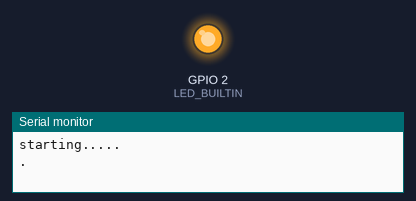
A program run on a simulated ESP32. Parts: output pins drawn as LEDs (lit = HIGH), the last lines printed to the serial monitor. WiFi joins after 1.5 s; servers stay silent unless stated.

Above: at 0.1 s.
At 0.6 s:
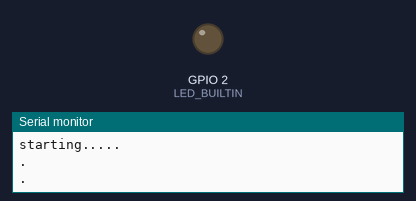
Timing chart, 0 to 2.5 s (numbered marks = the images above):
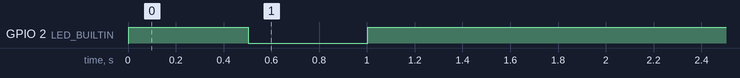

Measured:
- by itself, GPIO 2 (LED_BUILTIN): LOW → HIGH at 0.00 s, → LOW 0.50 s later, → HIGH 0.50 s later

The program:

main.cpp
```cpp
#include <Arduino.h>
#include <Wifi.h>
#define SSID "ssid here"
#define PASS "password here"

// NON BLOCKING WIFI: (you can run other tasks while wifi is connecting)
void setup()
{
  Serial.begin(115200);
  pinMode(LED_BUILTIN, OUTPUT);
  WiFi.begin(SSID, PASS);
  Serial.println("starting.....");

  // ESP.restart();
}

bool isConnected = false;

void loop()
{
  if (WiFi.status() == WL_CONNECTED && !isConnected)
  {
    Serial.println("Connected");
    digitalWrite(LED_BUILTIN, HIGH);
    isConnected = true;
  }

  if (WiFi.status() != WL_CONNECTED)
  {
    Serial.println(".");
    digitalWrite(LED_BUILTIN, !digitalRead(LED_BUILTIN));
    delay(500);
    isConnected = false;
  }
}
```
